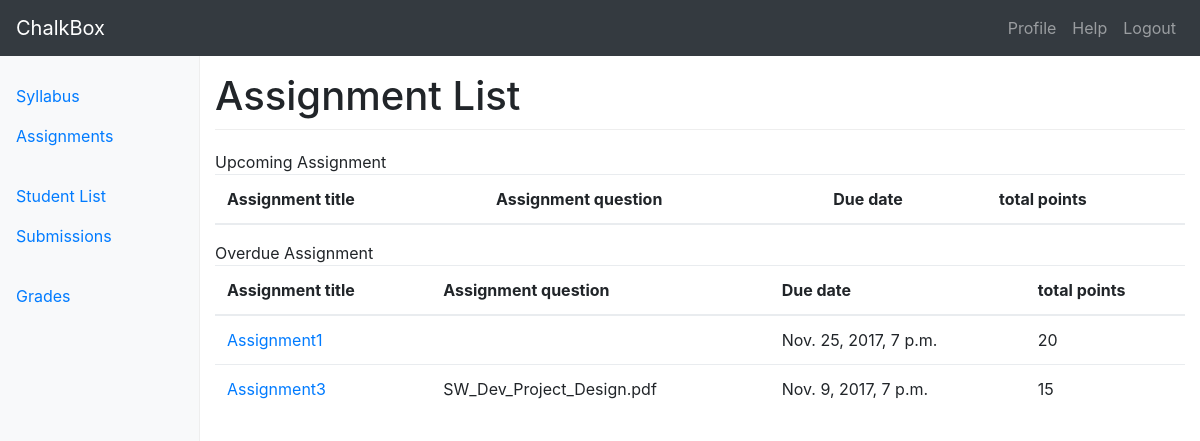
Page /courses/2/assignments/ (signed in) on the earlier database version.
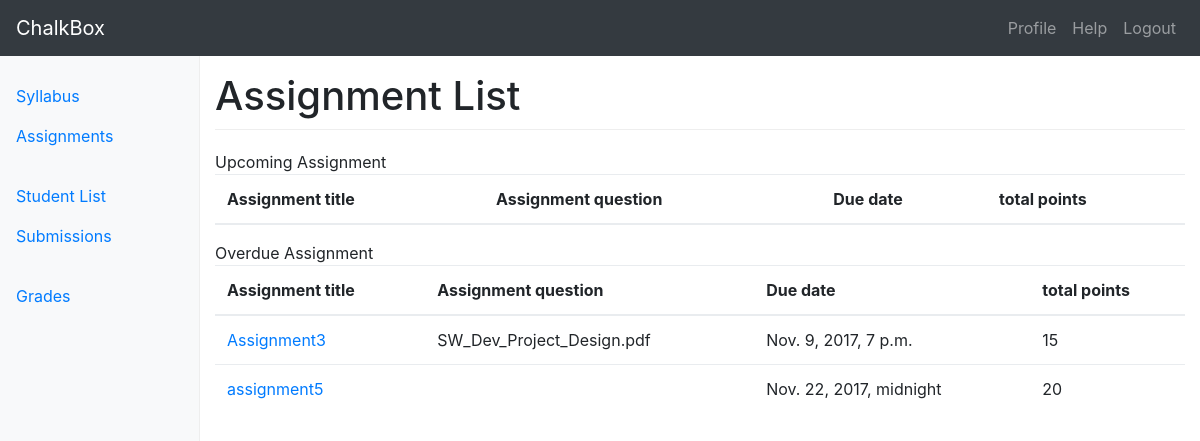
Same page on the later database version.
### assignments/models.py (models this page shows, shortened)
class Assignment(models.Model):
	title = models.CharField(max_length=120)
	due_date = models.DateTimeField()
	total_points	= models.IntegerField()
	assigment_description = models.TextField(blank=True)
	updated     = models.DateTimeField(auto_now=True)
	timestamp   = models.DateTimeField(auto_now_add=True)
	question	= models.FileField(null=True, blank=True)
	def is_past_due(self):
		return timezone.now() > self.due_date

### assignments/views.py (the view)
def assignment_home(request, cid=None):
	course = Course(id=cid)
	all_assignment = course.assignments.all().order_by('due_date')
	upcoming_assignment = set()
	overdue_assignment = set()
	for c in all_assignment:
		if c.is_past_due() is False:
			upcoming_assignment.add(c)
		else:
			overdue_assignment.add(c)
	context = {
		"upcoming_assignment": upcoming_assignment,
		"overdue_assignment": overdue_assignment,
		"title": "Assignment List",
		"id": course.id,
	}
	if request.user.is_staff == True:
		return render(request, "assignment_home.html", context)
	else:
		return render(request, "assignment_home_student.html", context)

### accounts/models.py (called while the page is built)
	@property
	def is_staff(self):
		return self.staff

### templates/assignment_home.html (shortened to what this page needs)
{% extends "base_navbar.html" %}
{% block content %}
<div class="container-fluid">
  <div class="row">
	{% include "side_bar.html" with cid=id %}
    <main role="main" class="col-sm-9 ml-sm-auto col-md-10 pt-3">
	<h1>{{ title }}</h1>
	<caption> Upcoming Assignment </caption>
	<table class="table">
		<thead>
		    <tr>
		      <th scope="col">Assignment title</th>
		      <th scope="col">Assignment question</th>
		      <th scope="col">Due date</th>
		      <th scope="col">total points</th>
		    </tr>
		</thead>
	</table>
	<caption> Overdue Assignment </caption>
	<table class="table">
		<thead>
		    <tr>
		      <th scope="col">Assignment title</th>
		      <th scope="col">Assignment question</th>
		      <th scope="col">Due date</th>
		      <th scope="col">total points</th>
		    </tr>
		</thead>
		<tbody>
	       	{% for obj in overdue_assignment %}
			    <tr>
			      <td><a href='{% url "courses:assignments:assignment_detail" cid=id aid=obj.id %}'>{{ obj.title }}</a></td>
			      {% if obj.question %}
			      	<td>{{ obj.question }}</td>
			      {% else %}
			      	<td></td>
			      {% endif %}
			      <td>{{ obj.due_date }}</td>
			      <td>{{ obj.total_points }}</td>
			    </tr>
	       	{% endfor %}
       	</tbody>
	</table>
    </main>
  </div>
</div>
{% endblock %}

Differences in the rows shown:
no longer on this page (row edited): Assignment: title "Assignment1", due_date "Nov. 25, 2017, 7 p.m.", total_points "20"
added Assignment: title "assignment5", due_date "Nov. 22, 2017, midnight", total_points "20"
